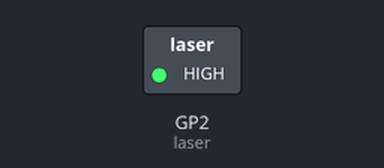
Bench run of a program on a simulated Raspberry Pi Pico running MicroPython. Shown: switched loads named in the program (green lamp = pin HIGH).

Above: at 1.0 s.
At 3.0 s:
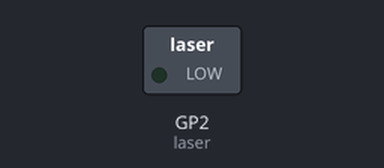
Timing chart, 0 to 5.2 s (numbered marks = the images above):
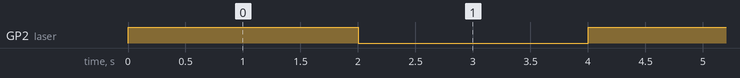

The program:

Laser.py
```python
'''
 * Keyestudio 37 in 1 Starter Kit for Raspberry Pi Pico
 * lesson 3
 * Laser
 * http://www.keyestudio.com
'''
from machine import Pin
import time

laser = Pin(2, Pin.OUT)# 构建激光对象,激光与引脚0相连，并设置引脚2为输出模式
while True:
    laser.value(1)# 激光点亮
    time.sleep(2)# 等待2秒
    laser.value(0)# 激光熄灭
    time.sleep(2)# 等待2秒
```

Measured:
- by itself, GP2 (laser): alternates HIGH for 2.0 s and LOW for 2.0 s
